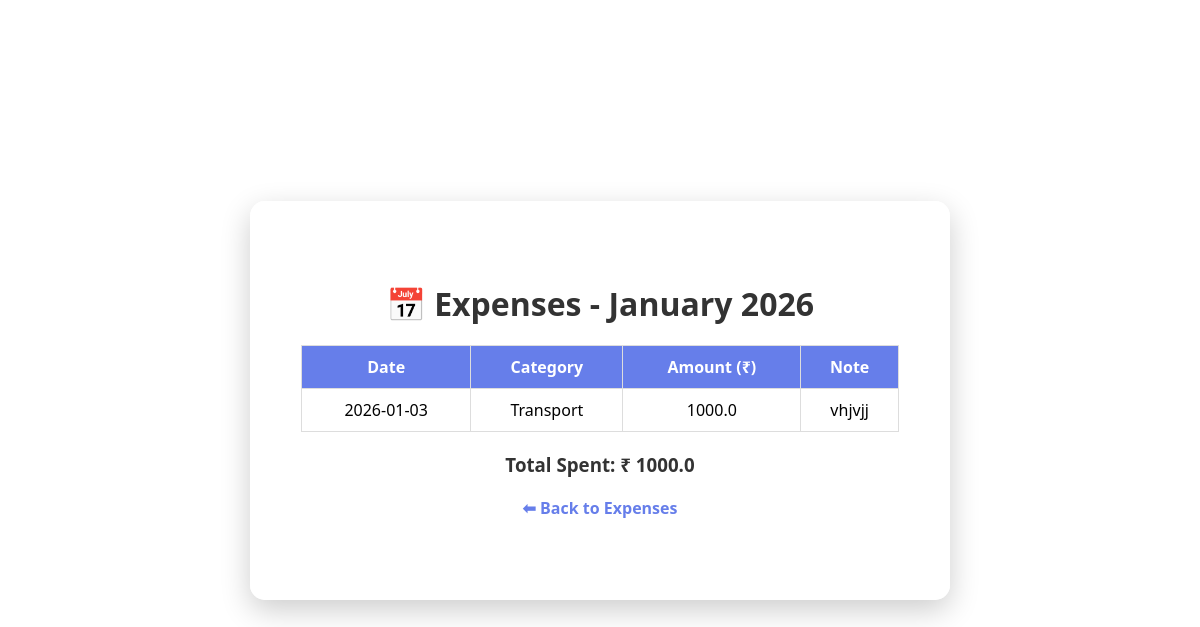
The page /past-month (signed in) on the database as committed earlier.
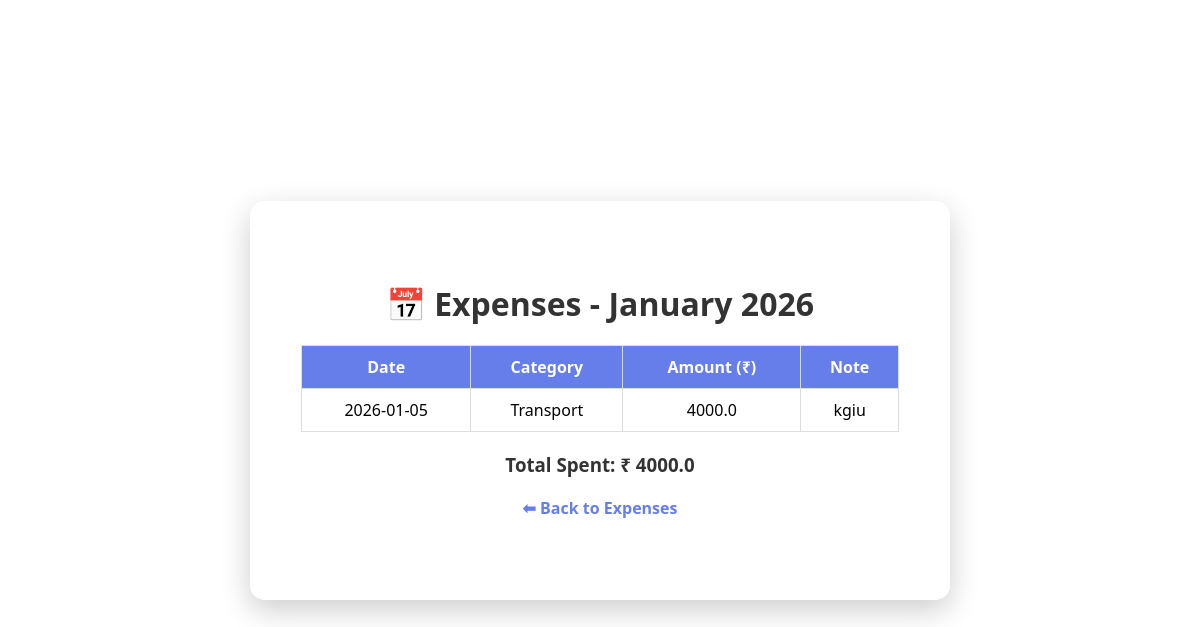
The same page on the database as committed later.
### tables this page shows
CREATE TABLE expenses (
            id INTEGER PRIMARY KEY AUTOINCREMENT,
            username TEXT NOT NULL,
            amount REAL NOT NULL,
            category TEXT NOT NULL,
            date TEXT NOT NULL,
            note TEXT
        );

### app.py (the view)
@app.route("/past-month")
def past_month_expenses():
    if "user" not in session:
        return redirect("/login")
    username = session["user"]
    today = datetime.today()
    first_day_current_month = today.replace(day=1)
    last_day_previous_month = first_day_current_month - timedelta(days=1)
    first_day_previous_month = last_day_previous_month.replace(day=1)
    start_date = first_day_previous_month.strftime("%Y-%m-%d")
    end_date = last_day_previous_month.strftime("%Y-%m-%d")
    conn = get_db_connection()
    expenses = conn.execute("""
        SELECT * FROM expenses
        WHERE username = ? AND date BETWEEN ? AND ?
        ORDER BY date DESC
    """, (username, start_date, end_date)).fetchall()
    conn.close()
    total = sum(expense["amount"] for expense in expenses)
    return render_template(
        "past_month.html",
        expenses=expenses,
        total=total,
        month=first_day_previous_month.strftime("%B %Y")
    )

### app.py (called while the page is built)
def get_db_connection():
    conn = sqlite3.connect("expenses.db")
    conn.row_factory = sqlite3.Row
    return conn

### templates/past_month.html (shortened to what this page needs)
<!DOCTYPE html>
<html>
<head>
    <link rel="stylesheet" href="{{ url_for('static', filename='style.css') }}">
</head>
<body>
<div class="container" style="width:700px;">
    <h1>📅 Expenses - {{ month }}</h1>
    {% if expenses %}
    <table class="expense-table">
        <thead>
            <tr>
                <th>Date</th>
                <th>Category</th>
                <th>Amount (₹)</th>
                <th>Note</th>
            </tr>
        </thead>
        <tbody>
        {% for expense in expenses %}
            <tr>
                <td>{{ expense.date }}</td>
                <td>{{ expense.category }}</td>
                <td>{{ expense.amount }}</td>
                <td>{{ expense.note or "-" }}</td>
            </tr>
        {% endfor %}
        </tbody>
    </table>
    <h3 class="total">Total Spent: ₹ {{ total }}</h3>
    {% else %}
        <p>No expenses found for this month.</p>
    {% endif %}
    <a href="/expenses" class="back-link">⬅ Back to Expenses</a>
</div>
</body>
</html>

Rows that differ between the two databases and show on the page:
no longer on this page (row edited): expenses: date "2026-01-03", category "Transport", amount "1000.0", note "vhjvjj"
added expenses: date "2026-01-05", category "Transport", amount "4000.0", note "kgiu"
Other text that changed with them:
{{ total }}: "1000.0" → "4000.0"
